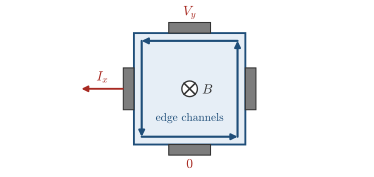

The Python source for this figure:
"""Session 4, section 4.2, the geometry of the measurement of the Hall conductance.

A square two-dimensional electron gas with four contacts, B into the page, which for electrons gives edge channels that go around the sample counterclockwise. A voltage V_y is applied between the top and the
bottom contact, and the current I_x is read in the left contact. With the chemical potential in a gap with N
filled Landau levels, the current is carried by the N chiral edge channels of each edge, which go around the sample in one
sense. The channels that leave the top contact at the potential V_y end in the contact next to it, so
I_x = N (e^2/h) V_y, which is sigma_xy = N e^2/h. This is a drawing without computed data."""
import os, sys
sys.path.insert(0, os.path.join(os.path.dirname(os.path.abspath(__file__)), '..'))
import numpy as np
import matplotlib.pyplot as plt
from matplotlib.patches import Rectangle, FancyArrowPatch, Circle
import style

fig, ax = plt.subplots(figsize=(style.WIDTH_CM * style.CM, 5.6 * style.CM))
ax.set_aspect('equal'); ax.axis('off')
S = 4.0
x0, y0 = 1.0, 0.6
ax.add_patch(Rectangle((x0, y0), S, S, fc='#e6eef6', ec=style.ACCENT, lw=1.4, zorder=1))
cw, ch = 1.5, 0.38
cont = {'top': (x0 + S / 2 - cw / 2, y0 + S - 0.0, cw, ch), 'bottom': (x0 + S / 2 - cw / 2, y0 - ch, cw, ch),
        'left': (x0 - ch, y0 + S / 2 - cw / 2, ch, cw), 'right': (x0 + S, y0 + S / 2 - cw / 2, ch, cw)}
for name, (a, b, w, h) in cont.items():
    ax.add_patch(Rectangle((a, b), w, h, fc=style.MUTED, ec=style.INK, lw=0.8, zorder=2))
# the edge channels, counterclockwise, slightly inside the border
d = 0.28
kw = dict(arrowstyle='-|>', mutation_scale=9, color=style.ACCENT, lw=1.6, zorder=3, shrinkA=0, shrinkB=0)
for (p, q) in (((x0 + d, y0 + d), (x0 + S - d, y0 + d)), ((x0 + S - d, y0 + d), (x0 + S - d, y0 + S - d)),
               ((x0 + S - d, y0 + S - d), (x0 + d, y0 + S - d)), ((x0 + d, y0 + S - d), (x0 + d, y0 + d))):
    pm = ((p[0] + q[0]) / 2, (p[1] + q[1]) / 2)
    ax.add_patch(FancyArrowPatch(p, q, **kw))
# the field, into the page (a cross)
cx, cy = x0 + S / 2, y0 + S / 2
ax.add_patch(Circle((cx, cy), 0.28, fc='white', ec=style.INK, lw=1.0, zorder=4))
for sg in (1, -1):
    ax.plot([cx - 0.2, cx + 0.2][::sg], [cy - 0.2, cy + 0.2], color=style.INK, lw=1.2, zorder=5)
ax.text(cx + 0.45, cy - 0.05, r'$B$', fontsize=10, ha='left', va='center', zorder=5)
# the applied voltage and the measured current
ax.text(x0 + S / 2, y0 + S + ch + 0.12, r'$V_y$', color=style.BROKEN, fontsize=10, ha='center', va='bottom')
ax.text(x0 + S / 2, y0 - ch - 0.12, r'$0$', color=style.BROKEN, fontsize=10, ha='center', va='top')
ax.add_patch(FancyArrowPatch((x0 - ch - 0.02, y0 + S / 2), (x0 - ch - 1.5, y0 + S / 2), arrowstyle='-|>', mutation_scale=9,
                             color=style.BROKEN, lw=1.4, shrinkA=0, shrinkB=0, zorder=3))
ax.text(x0 - ch - 0.75, y0 + S / 2 + 0.2, r'$I_x$', color=style.BROKEN, fontsize=10, ha='center', va='bottom')
ax.text(cx, cy - 1.15, 'edge channels', color=style.ACCENT, fontsize=8.5, ha='center')
ax.set_xlim(-3.6, 9.4); ax.set_ylim(-0.35, 5.5)
for xe in (-3.6, 9.4):
    ax.add_patch(Rectangle((xe - 0.01, 0), 0.02, 0.02, fc='white', ec='none', zorder=0))
style.save(fig, __file__)
